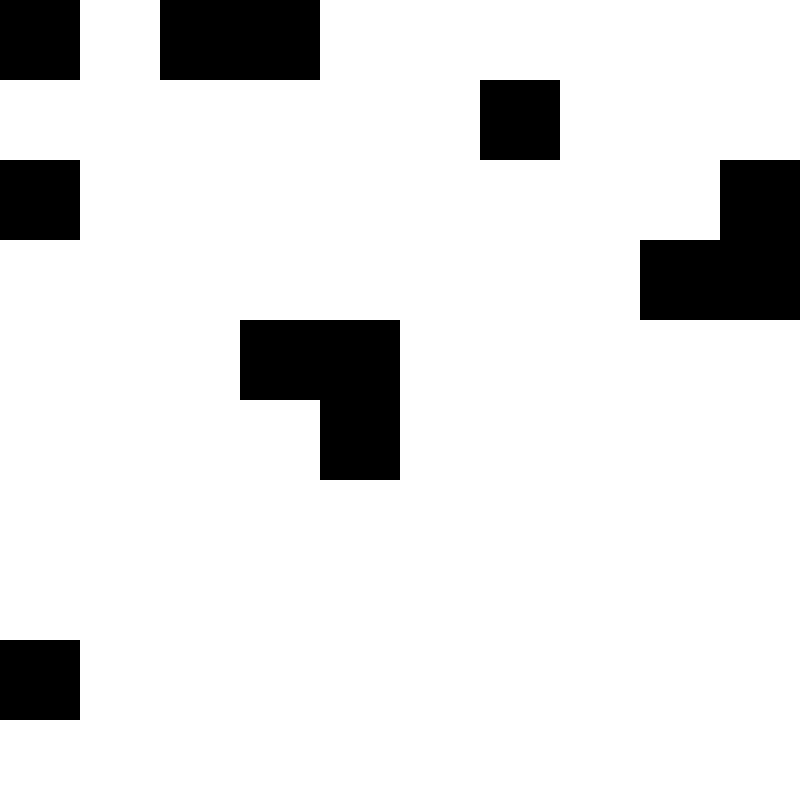
Frame 1 (no input)
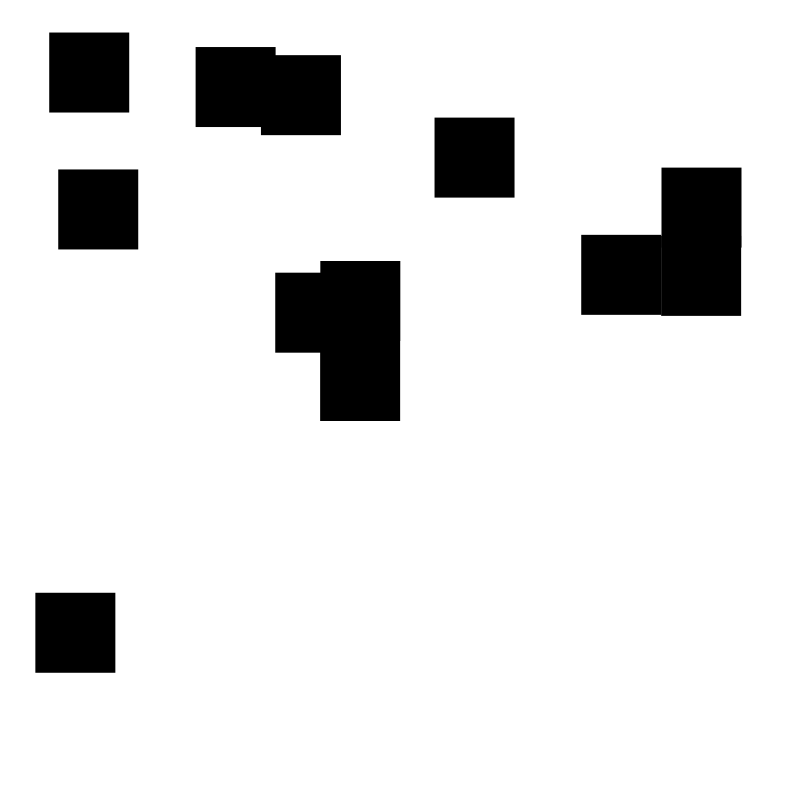
Frame 60 (the mouse pressed at the canvas centre just before this capture)
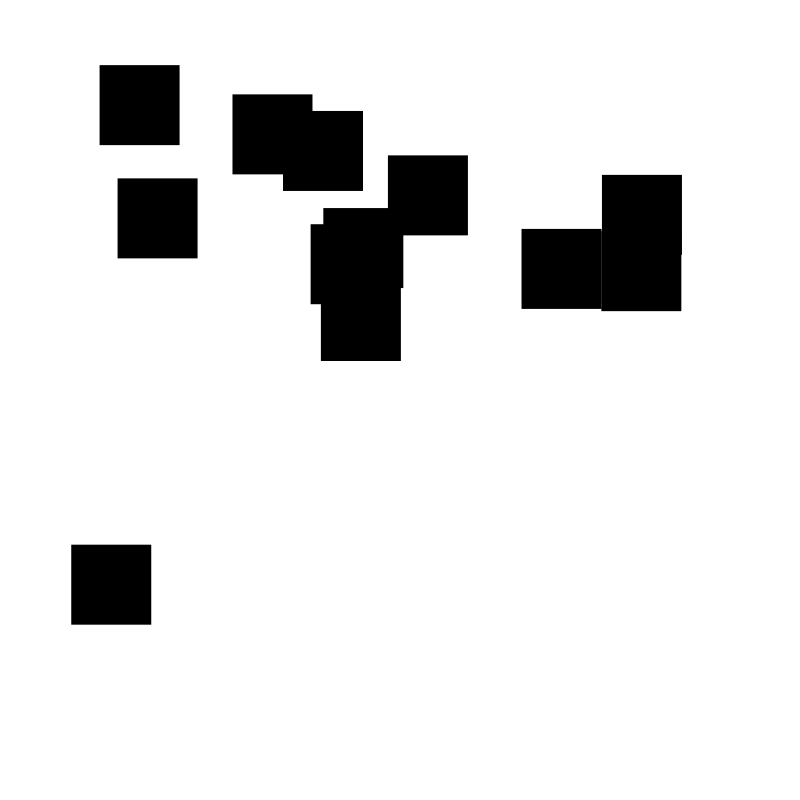
Frame 120 (the mouse held since frame 60 and released just before this capture)

The Processing sketch that drew these frames (run headless with seeded random() and noise(); from frame 60 on, the mouse is pressed at the canvas centre):

// Processing sketch: p_2015_07_07_dropletPixels
// ── p_2015_07_07_dropletPixels.pde
int HabitatsWidth = 10;
int HabitatsHeight = 10;
Habitat[][] Habitats = new Habitat[(int)random(HabitatsWidth)][(int)random(HabitatsHeight)];

void setup()  {
  size( 800, 800 );
  background( 255 );
  noStroke();
  rectMode( CORNER );
  for ( int i=0 ; i<Habitats.length ; i++ )  {
   for ( int j=0 ; j<Habitats[0].length ; j++ )  {
    Habitats[i][j] = new Habitat( width/HabitatsWidth*((int)random(HabitatsWidth) ), 
                           height/HabitatsHeight*((int)random(HabitatsHeight) ),
                           width/HabitatsWidth,
                           height/HabitatsHeight,
                           i,
                           j );
   } 
  }
//  Habitats[10][10].inhabitHabitat( Habitats );
}
void draw()  {
  background( 255 );
  for ( int i=0 ; i<Habitats.length ; i++ )  {
   for ( int j=0 ; j<Habitats[0].length ; j++ )  {
     Habitats[i][j].drawHabitat(); 
     Habitats[i][j].move(); 
   }
  }
}

// ── Box.pde

class Habitat  {
 float w, h;
 PVector p_, v_, a_;
 float timeSinceLeft;
 boolean isFull;
 int pointx, pointy;
 Habitat( float x, float y, float w, float h, int pointx, int pointy)  {
  this.w = w;
  this.h = h;
  this.p_ = new PVector( x, y );
  timeSinceLeft = 255;
  this.pointx = pointx;
  this.pointy = pointy;
  this.v_ = new PVector(0,0);
  this.a_ = new PVector(0,0);
 } 
 void drawHabitat()  {
  fill( 255-this.timeSinceLeft,0,0 );
//  fill( 255*noise(x,y),0,0 );
  rect(p_.x, p_.y, w, h );
//  if ( left && timeSinceLeft <= 255 )  {
//   timeSinceLeft++; 
//  }
 }
 void move()  {
   PVector move = new PVector(0,0);
   int counter = 0;
   for ( int i=0 ; i<Habitats.length ; i++ )  {
     for ( int j=0 ; j<Habitats[0].length ; j++ )  {
        move.add( PVector.sub( p_, Habitats[i][j].p_ ) );
        counter++;
     }
   }
   move.div( counter );
   move.normalize();
   move.x = move.x;
   move.y = move.y;
   move.mult(-1);
   this.p_.add( move );
 }
 void inhabitHabitat( Habitat[][] Habitats )  {
//   left = false;
    
 }
 void leaveHabitat()  {
   
 }
 void ripple( Habitat[][] Habitats, int fromx, int fromy )  {
  
 }
}
